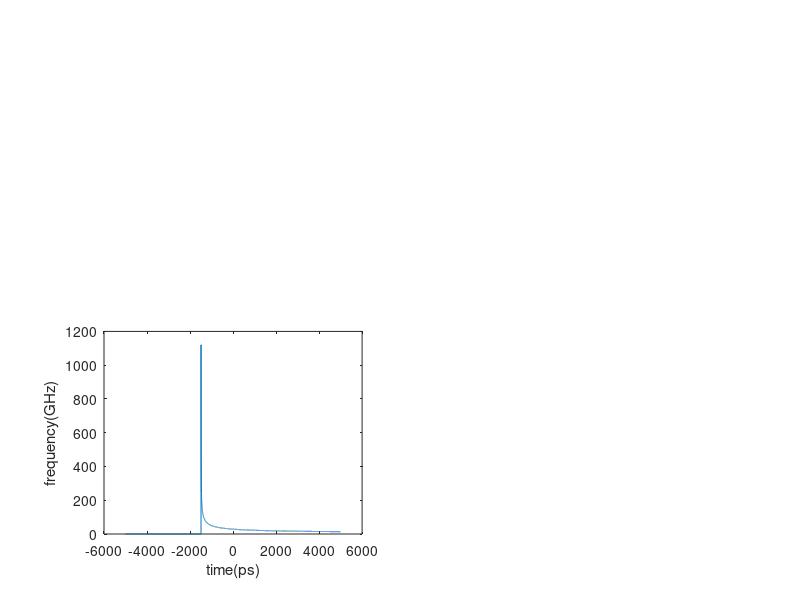

This figure's MATLAB source:
function non_linear_chirped2()
f0=29;%Grad/s
t0=80.9;%pico-second
FWHM=350*10^-3;%pico-second
tao0=1.2011*FWHM;%full 1/e maximum
Omega1=0;%ps
Omega2=450;%ps^2
Omega3=68;%ps^3
z=20;%km
t2=-50:0.001:50;%ns
%t2=-0.4:0.001:0.4;%ns
t=-5000:1:5000;%ps
wrf=(1000*(Omega2^2+2*Omega3.*t).^-0.5*t0)/(2*pi);
r2=0.25*exp(-2.*(t2./(tao0/2)).^2)+0.25*exp(-2.*((t2-t0)./(tao0/2)).^2)+0.5*exp((-t2.^2-(t2-t0).^2)./((tao0/2))^2).*cos(t0/Omega2.*t2);
r2=r2./max(r2);
i=r2.*(1+cos((Omega2^2+2*Omega3.*(t2*1000)).^0.5*t0/Omega3+(Omega2*t0/Omega3)));
subplot(2,2,3);
plot(t,wrf);
%title('Instantaneous frequency versus time');
xlabel('time(ps)');
ylabel('frequency(GHz)');
%plot(1000*t2,i);
%title('Compressed pulse obtained by autocorrelation');
%plot(t,i);
%xlabel('(c)time(ps)');
%ylabel('Normalized Amplitude');
%xlim([-0.04e4,0.04e4])
%Omega3=
